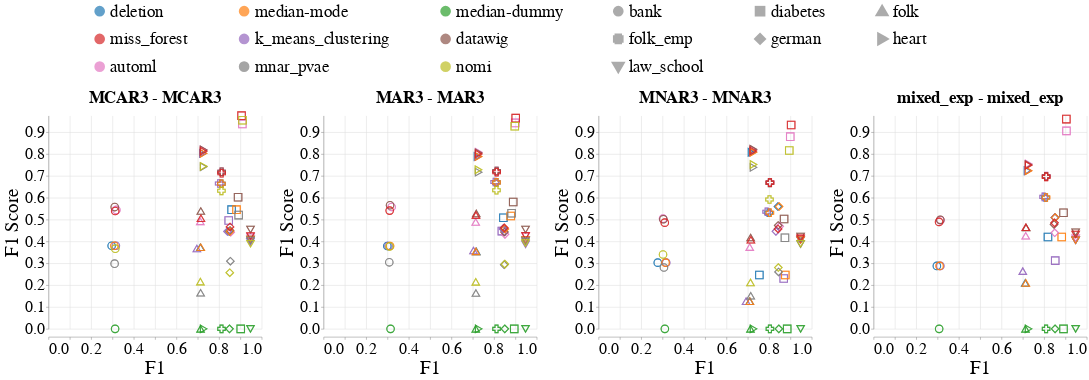

Here is the notebook cell this chart was saved with:
### Markdown cell above
### Overall Metrics

### Code cell
create_scatter_plot(missingness_types=[
                        {'train': 'MCAR3', 'test': 'MCAR3'},
                        {'train': 'MAR3', 'test': 'MAR3'},
                        {'train': 'MNAR3', 'test': 'MNAR3'},
                        {'train': 'mixed_exp', 'test': 'MCAR1 & MAR1 & MNAR1'},
                    ],
                    imputation_quality_metric_name='F1_Score',
                    model_performance_metric_name='F1',
                    dataset_to_column_name=DATASET_TO_COLUMN_NAME,
                    shape_by='Dataset_Name', # Dataset_Name or Model_Name
                    # dataset_to_group=DATASETS_SENSITIVE_ATTRS,
                    base_font_size=30,
                    db_client_1=db_client_1,
                    db_client_3=db_client_3)

### Figure 1 — Vega-Lite specification as saved in the notebook (floating-point values rounded to 4 significant figures; data arrays with more than 128 entries replaced by an {"elided": "..."} marker saying what was removed)
{"config": {"view": {"continuousWidth": 400, "continuousHeight": 300, "stroke": null}, "axis": {"labelFontSize": 30, "labelFontWeight": "normal", "titleFontSize": 36, "titleFontWeight": "normal"}, "facet": {"spacing": 30}, "header": {"labelFontSize": 31, "labelFontWeight": "bold", "labelOrient": "top", "labelPadding": 5, "titleFontSize": 31}, "legend": {"columns": 3, "direction": "horizontal", "labelFontSize": 32, "labelLimit": 400, "orient": "top", "symbolOffset": 80, "symbolStrokeWidth": 10, "titleAnchor": "middle", "titleFontSize": 34, "titleLimit": 300}, "title": {"fontSize": 36}}, "data": {"name": "data-cc43e4d163be462a1211bee42476f679"}, "facet": {"column": {"field": "Missingness_Type", "sort": ["MCAR3 - MCAR3", "MAR3 - MAR3", "MNAR3 - MNAR3", "mixed_exp - MCAR1 & MAR1 & MNAR1"], "title": null, "type": "nominal"}}, "spec": {"layer": [{"mark": {"type": "point", "size": 200}, "encoding": {"color": {"field": "Null_Imputer_Name", "scale": {"scheme": "category10"}, "sort": ["deletion", "median-mode", "median-dummy", "miss_forest", "k_means_clustering", "datawig", "automl"], "title": null, "type": "nominal"}, "shape": {"field": "Dataset_Name", "title": null, "type": "nominal"}, "x": {"axis": {"title": "F1"}, "field": "F1", "type": "quantitative"}, "y": {"axis": {"title": "F1 Score"}, "field": "F1_Score", "scale": {"domain": [0.0, 0.9767]}, "type": "quantitative"}}}], "height": 400, "width": 400}, "resolve": {"scale": {"y": "independent"}}, "$schema": "https://vega.github.io/schema/vega-lite/v4.17.0.json", "datasets": {"data-cc43e4d163be462a1211bee42476f679": {"elided": "476 records"}}}
